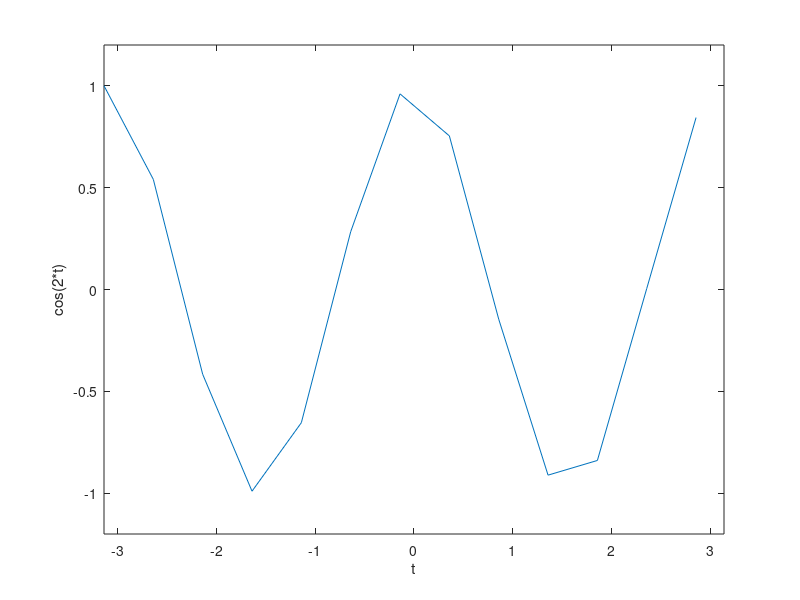
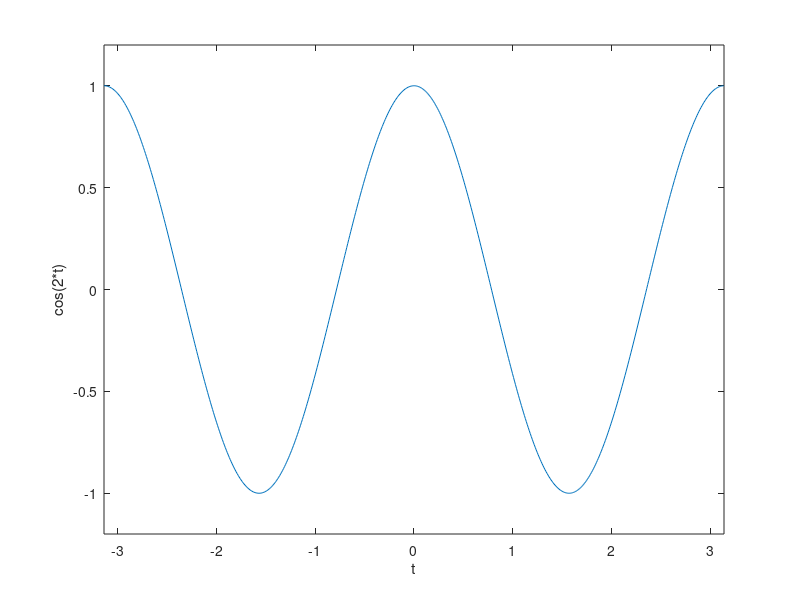
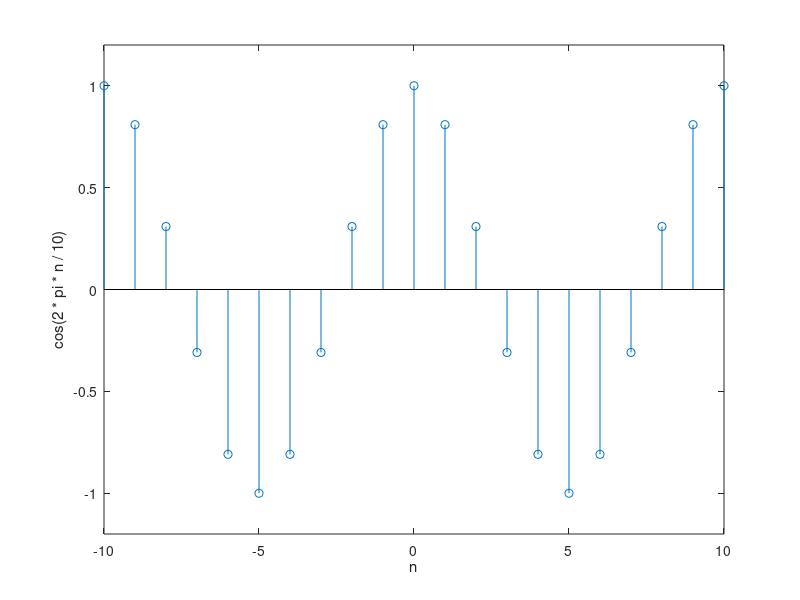
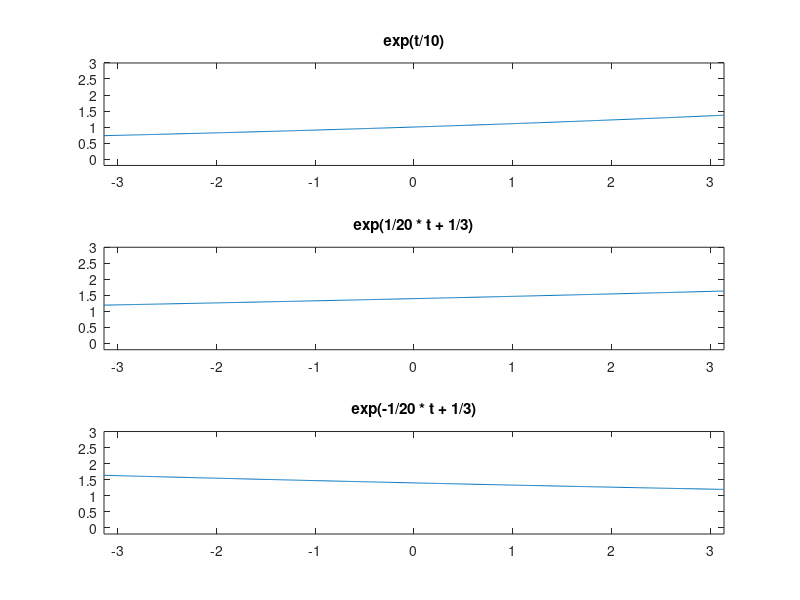

The MATLAB script that drew these images, in order: (Note: this script raises an error after producing the figures.)
t = [-pi: 0.5: pi];
xt = cos(2*t);
clf; plot(t,xt); xlabel('t'); ylabel('cos(2*t)'); axis([-pi, pi, -1.2, 1.2]); ;
print('cos2tcoarse.eps', '-deps');

t = [-pi: 0.01: pi];
xt = cos(2*t);
clf; plot(t,xt); xlabel('t'); ylabel('cos(2*t)'); axis([-pi, pi, -1.2, 1.2]); ;
print('cos2t.eps', '-deps');

n = [-10:1:10];
xn = cos(2 * pi * n / 10);
clf; stem(n,xn); axis([-10, 10, -1.2, 1.2]); xlabel('n'); ylabel('cos(2 * pi * n / 10)'); 
print('cosdisc.eps', '-deps');

clf;
subplot(3,1,1); plot(t, exp(t/10)); title('exp(t/10)'); axis([-pi, pi, -0.2, 3]); ;
subplot(3,1,2); plot(t, exp(1/20 * t + 1/3)); title('exp(1/20 * t + 1/3)'); axis([-pi, pi, -0.2, 3]); ;
subplot(3,1,3); plot(t, exp(-1/20 * t + 1/3)); title('exp(-1/20 * t + 1/3)'); axis([-pi, pi, -0.2, 3]); ;
print('contvart.eps', '-deps');

clf;
subplot(3,1,1); plot(t, cos(15*t)); title('cos(15*t)'); axis([-pi, pi, -1.2, 1.2]); ;
subplot(3,1,2); plot(t, cos(15*t+1)); title('cos(15*t+1)'); axis([-pi, pi, -1.2, 1.2]); ;
subplot(3,1,3); plot(t, cos(15*t-1)); title('cos(15*t-1)'); axis([-pi, pi, -1.2, 1.2]); ;
print('contfase.eps', '-deps');

clf;
subplot(3,1,1); plot(t, cos(20*t)); title('cos(20*t)'); axis([-pi, pi, -1.2, 1.2]); ;
subplot(3,1,2); plot(t, cos(15*t)); title('cos(15*t)'); axis([-pi, pi, -1.2, 1.2]); ;
subplot(3,1,3); plot(t, cos(10*t)); title('cos(10*t)'); axis([-pi, pi, -1.2, 1.2]); ;
print('contfrec.eps', '-deps');

n = -10:1:10;
clf;
subplot(3,1,1); stem(n, exp(n/10)); title('exp(n/10)'); axis([-10, 10, -0.2, 3]);
subplot(3,1,2); stem(n, exp(1/20 * n + 1/3)); title('exp(1/20 * n + 1/3'); axis([-10, 10, -0.2, 3]); 
subplot(3,1,3); stem(n, exp(-1/20 * n + 1/3)); title('exp(-1/20 * n + 1/3)'); axis([-10, 10, -0.2, 3]);
print('discvart.eps', '-deps');

clf;
subplot(3,1,1); stem(n, cos(15*n)); title('cos(15*n)'); axis([-10, 10, -1.2, 1.2]); 
subplot(3,1,2); stem(n, cos(15*n+2)); title('cos(15*n+2)'); axis([-10, 10, -1.2, 1.2]);
subplot(3,1,3); stem(n, cos(15*n-2)); title('cos(15*n-2)'); axis([-10, 10, -1.2, 1.2]);
print('discfase.eps', '-deps');

clf;
subplot(3,1,1); stem(n, cos(20*n)); title('cos(20*n)'); axis([-10, 10, -1.2, 1.2]);
subplot(3,1,2); stem(n, cos(15*n)); title('cos(15*n)'); axis([-10, 10, -1.2, 1.2]);
subplot(3,1,3); stem(n, cos(10*n)); title('cos(10*n)'); axis([-10, 10, -1.2, 1.2]);
print('discfrec.eps', '-deps');

clf; plot(t, cos(t)); title('funcion par'); axis([-pi, pi, -1.2, 1.2]); ;
print('contpar.eps', '-deps');

clf; plot(t, sin(t)); title('funcion impar'); axis([-pi, pi, -1.2, 1.2]); ;
print('contimpar.eps', '-deps');

clf; stem(n, n.*n.*n/100); title('n^3/100 funcion impar'); axis([-10, 10, -10, 10]);
print('discimpar.eps', '-deps');

clf; stem(n, n.*n/10); title('n^2/10 funcion par'); axis([-10, 10, -0.2, 10]); 
print('discpar.eps', '-deps');

xpt = cos(5*t) + sin(10*t);
xnt = cos(-5*t) + sin(-10*t);
clf;
subplot(3,1,1); plot(t, xpt); title('cos(5*t)+sin(10*t)'); axis([-pi, pi, -2.4, 2.4]); ;
subplot(3,1,2); plot(t, (xpt+xnt)/2); title('parte par'); axis([-pi, pi, -1.2, 1.2]); ;
subplot(3,1,3); plot(t, (xpt-xnt)/2); title('parte impar'); axis([-pi, pi, -1.2, 1.2]); ;
print('contparimpar.eps', '-deps');

xpn = n.*n.*n/100 + n.*n/10;
xnn = (-n).*(-n).*(-n)/100 + (-n).*(-n)/10;
clf;
subplot(3,1,1); stem(n, xpn); title('n^3/100+n^2/10'); axis([-10, 10, -20, 20]);
subplot(3,1,2); stem(n, (xpn+xnn)/2); title('parte par'); axis([-10, 10, -10, 10]);
subplot(3,1,3); stem(n, (xpn-xnn)/2); title('parte impar'); axis([-10, 10, -10, 10]);
print('discparimpar.eps', '-deps');

xn = [0,0,0,0,0,0,0,0,0,0,1,0,0,0,0,0,0,0,0,0,0];
yn = [0,0,0,0,0,0,0,0,0,0,1,1,1,1,1,1,1,1,1,1,1];
clf; stem(n,xn); title('Impulso unitario'); axis([-10, 10, -0.2, 1.2]);
print('impunidisc.eps', '-deps');
clf; stem(n,yn); title('Escalon unitario'); axis([-10, 10, -0.2, 1.2]);
print('escunidisc.eps', '-deps');
clf; stem(n+2,xn); title('Impulso unitario desplazado'); axis([-10, 10, -0.2, 1.2]); 
print('impunidiscdesp.eps', '-deps');
clf; stem(n+2,yn); title('Escalon unitario desplazado'); axis([-10, 10, -0.2, 1.2]); 
print('escunidiscdesp.eps', '-deps');
clf; stem(n+2,- xn); title('Impulso unitario desplazado y multiplicado por una constante'); axis([-10, 10, -1.2, 1.2]); 
print('impunidiscdespmult.eps', '-deps');
clf; stem(n+2,yn); title('Escalon unitario desplazado y multiplicado por una constante'); axis([-10, 10, -1.2, 1.2]); 
print('escunidiscdespmult.eps', '-deps');

load 'diversa.mat'
clf; 
t = 0:1:15;
z = zeros(size(t));
subplot(2,1,1); plot(logica(:,1), logica(:,2), t, z) ; title('Representacion logica'); axis([0,15,-0.4, 1.4]);
subplot(2,1,2); plot(continua(:,1), continua(:,2), t, z) ; title('Representacion continua'); axis([0,15,-0.4, 1.4]);
print('diversa.eps', '-deps');

t = [0:0.01:50];
xt = cos(2 * pi/10 * t);
clf; 
plot(t, xt); ; axis([0, 50, -1.2, 1.2]); 
xlabel('t'); ylabel('cos(2 * pi * t / 10)');
title('Funcion periodica x(t) = cos(2 * pi * t / 10)');
print('percont.eps', '-deps');

n = [0:1:50];
xn = cos(2 * pi/10 * n);
clf; 
stem(n, xn); axis([0, 50, -1.2, 1.2]); 
xlabel('n'); ylabel('cos(2 * pi * n / 10)');
title('Funcion periodica x[n] = cos[2 * pi * n / 10]');
print('perdisc.eps', '-deps');

xdn = cos(7/11 * n);
xcn = cos(7/11 * t);
z = zeros(size(t));
clf; 
stem(n, xdn); axis([0, 50, -1.2, 1.2]); hold on;
plot(t(1:20:5000), xcn(1:20:5000),'r-', t, z);
xlabel('n'); ylabel('cos(7 * n / 10)');
title('Funcion discreta no periodica con envolvente continua periodica');
print('noperdisc.eps', '-deps');

t11 = [-3:0.1:0];
x11 = zeros(size(t11));
xe112 = [0:0.1:1]; 
te112 = 0 * ones(size(xe112));
t12 = [0:0.1:1];
x12 = ones(size(t12));
xe123 = [0:0.1:1]; 
te123 = 1 * ones(size(xe123));
t13 = [1:0.1:3];
x13 = zeros(size(t13));
t21 = [-3:0.1:0];
x21 = zeros(size(t21));
xe212 = [0:0.1:1]*2; 
te212 = 0 * ones(size(xe212));
t22 = [0:0.1:1]/2;
x22 = 2 * ones(size(t22));
xe223 = [0:0.1:1]*2; 
te223 = 1/2 * ones(size(xe223));
t23 = [1/2:0.1:3];
x23 = zeros(size(t23));
t31 = [-3:0.1:0];
x31 = zeros(size(t31));
xe312 = [0:0.1:1]*4; 
te312 = 0 * ones(size(xe312));
t32 = [0:0.1:1]/4;
x32 = 4 * ones(size(t32));
xe323 = [0:0.1:1]*4; 
te323 = 1/4 * ones(size(xe323));
t33 = [1/4:0.1:3];
x33 = zeros(size(t33));
clf;
plot(t11,x11,'k',te112,xe112,'k',t12,x12,'k',te123,xe123,'k',t13,x13,'k'); hold on; 
plot(t21,x21,'b',te212,xe212,'b',t22,x22,'b',te223,xe223,'b',t23,x23,'b'); 
plot(t31,x31,'r',te312,xe312,'r',t32,x32,'r',te323,xe323,'r',t33,x33,'r'); 
axis([-3, 3, -0.5, 4.5]);
print('sucimpcont.eps', '-deps');

t11 = [-3:0.1:0];
x11 = zeros(size(t11));
t12 = [0:0.1:1];
x12 = t12 .* ones(size(t12));
t13 = [1:0.1:3];
x13 = ones(size(t13));
t21 = [-3:0.1:0];
x21 = zeros(size(t21));
t22 = [0:0.1:1]/2;
x22 = t22 .* (2 * ones(size(t22)));
t23 = [1/2:0.1:3];
x23 = ones(size(t23));
t31 = [-3:0.1:0];
x31 = zeros(size(t31));
t32 = [0:0.1:1]/4;
x32 = t32 .* (4 * ones(size(t32)));
t33 = [1/4:0.1:3];
x33 = ones(size(t33));
clf;
subplot(3,1,1); plot(t11,x11,t12,x12,t13,x13); axis([-3, 3, -0.5, 1.5]);
subplot(3,1,2); plot(t21,x21,t22,x22,t23,x23); axis([-3, 3, -0.5, 1.5]);
subplot(3,1,3); plot(t31,x31,t32,x32,t33,x33); axis([-3, 3, -0.5, 1.5]);
print('sucesccont.eps', '-deps');

t11 = [-3:0.1:0];
x11 = zeros(size(t11));
x12 = [0:0.1:1];
t12 = zeros(size(x12));
t22 = [0:0.1:3];
x22 = ones(size(t22));
clf;
plot(t11,x11,'k',t12,x12,'k',t22,x22,'k'); axis([-3, 3, -0.5, 1.5]); title('u(t)');
print('limesccont.eps', '-deps');

t = -2:0.001:4;
y = (t >= 0) & (t <= 2);
z = zeros(size(t));
clf;
plot(t, z, '-', t, y); axis([-2, 4, -0.5, 1.5]); title('u(t) - u(t-2)'); 
print('compesccont.eps', '-deps');

n = [-2:1:4];
x = ((n >= 0) & (n < 2)) * 1.0;
clf;
stem(n,x); 
axis([-2, 4, -0.5, 1.5]); 
title('u[n] - u[n-2]');
print('compescdisc.eps', '-deps');

t = [-2:0.1:8];
x = t .* ((t >= 0) & (t <= 2)) + (6 - t) .* ((t >= 4) & (t <= 6));
z = zeros(size(t));
clf;
plot(t,x,t,z); axis([-2,8,-0.5,2.5]);
print('compcontuno.eps', '-deps');

n = [-2:1:8];
x = (n .* n) .* ((n >= 0) & (n < 2)) - (n/4) .* ((n >= 4) & (n < 6));
clf;
stem(n,x); axis([-2,8,-1.5,1.5]);
print('compcontdos.eps', '-deps');

t = [-2:0.01:10];
x1 = ((t >= 0) & (t < 2)) * 1.0;
x2 = (-((t >= 2) & (t < 4))) * 1.0;
x3 = ((t >= 4) & (t < 6)) * 1.0;
x4 = (-((t >= 6) & (t < 8))) * 1.0;
x = x1 + x2 + x3 + x4;
y = t .* x1 + (t - 4) .* x2 + (t - 4) .* x3 + (t - 8) .* x4;
clf; 
subplot(1,2,1); plot(t, x); axis([-2,10,-1.5,1.5]); 
subplot(1,2,2); plot(t, y); axis([-2,10,-0.5,2.5]); 
print('comppreguno.eps', '-deps');

n = [-2:1:10];
x1 = ((n >= 0) & (n < 2)) * 1.0;
x2 = (-((n >= 2) & (n < 4))) * 1.0;
x3 = ((n >= 4) & (n < 6)) * 1.0;
x4 = (-((n >= 6) & (n < 8))) * 1.0;
x = x1 + x2 + x3 + x4;
y = n .* x1 + (n - 4) .* x2 + (n - 4) .* x3 + (n - 8) .* x4;
clf; 
subplot(1,2,1); stem(n, x); axis([-2,10,-1.5,1.5]); 
subplot(1,2,2); stem(n, y); axis([-2,10,-0.5,2.5]); 
print('comppregdos.eps', '-deps');


x1 = zeros(size(n));
x2 = x1;
x1(3) = 1;
x2(5) = 2;
subplot(2,1,1); stem(n, x2); title('Impulso desplazado y multiplicado'); 
subplot(2,1,2); stem(n, x1); title('Impulso unitario');
print('lecture2.eps', '-deps');
